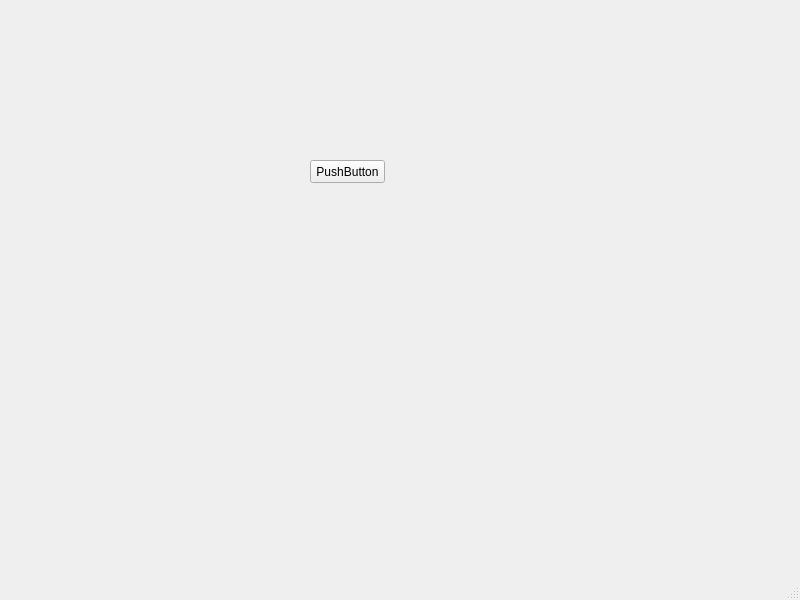
<?xml version="1.0" encoding="UTF-8"?>
<ui version="4.0">
 <class>MainWindow</class>
 <widget class="QMainWindow" name="MainWindow">
  <property name="geometry">
   <rect>
    <x>0</x>
    <y>0</y>
    <width>800</width>
    <height>600</height>
   </rect>
  </property>
  <property name="windowTitle">
   <string>MainWindow</string>
  </property>
  <widget class="QWidget" name="centralwidget">
   <widget class="QPushButton" name="pushButton">
    <property name="geometry">
     <rect>
      <x>310</x>
      <y>160</y>
      <width>75</width>
      <height>23</height>
     </rect>
    </property>
    <property name="text">
     <string>PushButton</string>
    </property>
   </widget>
  </widget>
  <widget class="QMenuBar" name="menubar">
   <property name="geometry">
    <rect>
     <x>0</x>
     <y>0</y>
     <width>800</width>
     <height>23</height>
    </rect>
   </property>
  </widget>
  <widget class="QStatusBar" name="statusbar"/>
 </widget>
 <resources/>
 <connections/>
</ui>
